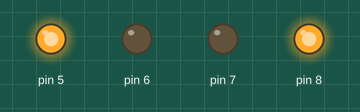
A sketch run on a simulated Arduino Uno, built with avr-gcc and run on an emulated ATmega328P. Shown: output pins drawn as LEDs (lit = HIGH).

Above: at 0.1 s.
At 3.1 s:
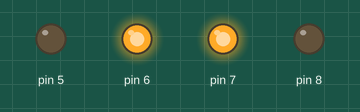
At 9.1 s:
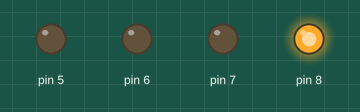
At 18.1 s:
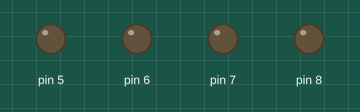
At 27.1 s:
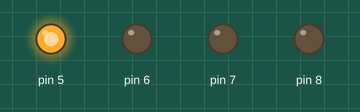
At 36.1 s:
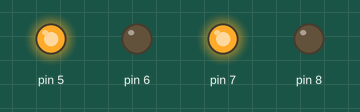
Timing chart, 0 to 40.0 s (numbered marks = the images above):
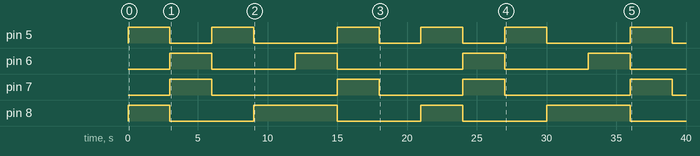

The sketch:

code1_basic_motor_control.ino
```cpp
/*
 * ============================================================
 *  CODE 1 - BASIC MOTOR CONTROL
 * ============================================================
 *  Demonstrates all motor movement directions in sequence:
 *  forward, backward, left, right, clockwise, anticlockwise,
 *  and stop — each for 3 seconds.
 *
 *  PIN MAPPING:
 *   Motor A  IN1 → D5   IN2 → D6
 *   Motor B  IN3 → D7   IN4 → D8
 * ============================================================
 */

void setup() {
  pinMode(5, OUTPUT);
  pinMode(6, OUTPUT);
  pinMode(7, OUTPUT);
  pinMode(8, OUTPUT);
}

void forward() {
  digitalWrite(5, HIGH);
  digitalWrite(6, LOW);
  digitalWrite(7, LOW);
  digitalWrite(8, HIGH);
}

void backward() {
  digitalWrite(5, LOW);
  digitalWrite(6, HIGH);
  digitalWrite(7, HIGH);
  digitalWrite(8, LOW);
}

void left() {
  digitalWrite(5, HIGH);
  digitalWrite(6, LOW);
  digitalWrite(7, LOW);
  digitalWrite(8, LOW);
}

void right() {
  digitalWrite(5, LOW);
  digitalWrite(6, LOW);
  digitalWrite(7, LOW);
  digitalWrite(8, HIGH);
}

void clockwise() {
  digitalWrite(5, LOW);
  digitalWrite(6, HIGH);
  digitalWrite(7, LOW);
  digitalWrite(8, HIGH);
}

void anticlockwise() {
  digitalWrite(5, HIGH);
  digitalWrite(6, LOW);
  digitalWrite(7, HIGH);
  digitalWrite(8, LOW);
}

void stopmotion() {
  digitalWrite(5, LOW);
  digitalWrite(6, LOW);
  digitalWrite(7, LOW);
  digitalWrite(8, LOW);
}

void loop() {
  forward();      delay(3000);
  backward();     delay(3000);
  left();         delay(3000);
  right();        delay(3000);
  clockwise();    delay(3000);
  anticlockwise();delay(3000);
  stopmotion();   delay(3000);
}
```

Measured:
- by itself, pin 5: LOW → HIGH at 0.00 s, → LOW 3.0 s later, → HIGH 3.0 s later, → LOW 3.0 s later, … (12 changes in this stretch)
- by itself, pin 6: LOW → HIGH at 3.0 s, → LOW 3.0 s later, → HIGH 6.0 s later, → LOW 3.0 s later, … (8 changes in this stretch)
- by itself, pin 7: LOW → HIGH at 3.0 s, → LOW 3.0 s later, → HIGH 9.0 s later, → LOW 3.0 s later, … (8 changes in this stretch)
- by itself, pin 8: LOW → HIGH at 0.00 s, → LOW 3.0 s later, → HIGH 6.0 s later, → LOW 6.0 s later, … (8 changes in this stretch)
